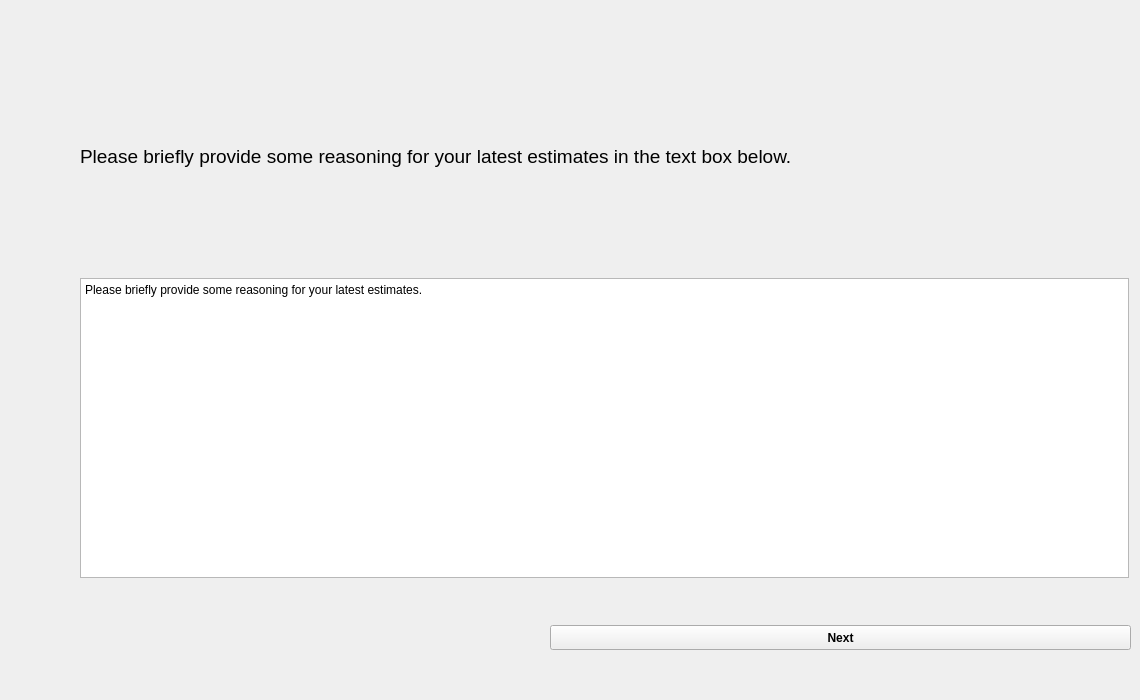
    <widget class="QWidget" name="E1_P1b_reason">
     <widget class="QWidget" name="verticalLayoutWidget_2">
      <property name="geometry">
       <rect>
        <x>80</x>
        <y>40</y>
        <width>1051</width>
        <height>651</height>
       </rect>
      </property>
      <layout class="QVBoxLayout" name="E1_P1b_reason_layout">
       <item>
        <widget class="QLabel" name="E1_P1b_reason_instruction_lbl">
         <property name="maximumSize">
          <size>
           <width>1049</width>
           <height>150</height>
          </size>
         </property>
         <property name="font">
          <font>
           <family>Arial</family>
           <pointsize>14</pointsize>
          </font>
         </property>
         <property name="locale">
          <locale language="English" country="UnitedKingdom"/>
         </property>
         <property name="text">
          <string>Please briefly provide some reasoning for your latest estimates in the text box below.</string>
         </property>
         <property name="wordWrap">
          <bool>true</bool>
         </property>
        </widget>
       </item>
       <item>
        <widget class="QTextEdit" name="E1_P1b_reason_txt">
         <property name="maximumSize">
          <size>
           <width>1049</width>
           <height>300</height>
          </size>
         </property>
         <property name="font">
          <font>
           <family>Arial</family>
           <pointsize>14</pointsize>
          </font>
         </property>
         <property name="html">
          <string>&lt;!DOCTYPE HTML PUBLIC &quot;-//W3C//DTD HTML 4.0//EN&quot; &quot;http://www.w3.org/TR/REC-html40/strict.dtd&quot;&gt;
&lt;html&gt;&lt;head&gt;&lt;meta name=&quot;qrichtext&quot; content=&quot;1&quot; /&gt;&lt;style type=&quot;text/css&quot;&gt;
p, li { white-space: pre-wrap; }
&lt;/style&gt;&lt;/head&gt;&lt;body style=&quot; font-family:'Arial'; font-size:14pt; font-weight:400; font-style:normal;&quot;&gt;
&lt;p style=&quot; margin-top:0px; margin-bottom:0px; margin-left:0px; margin-right:0px; -qt-block-indent:0; text-indent:0px;&quot;&gt;&lt;span style=&quot; font-family:'SimSun'; font-size:9pt;&quot;&gt;Please briefly provide some reasoning for your latest estimates.&lt;/span&gt;&lt;/p&gt;&lt;/body&gt;&lt;/html&gt;</string>
         </property>
        </widget>
       </item>
       <item>
        <widget class="QPushButton" name="E1_P1b_reason_next_btn">
         <property name="maximumSize">
          <size>
           <width>581</width>
           <height>25</height>
          </size>
         </property>
         <property name="font">
          <font>
           <family>Arial</family>
           <weight>75</weight>
           <bold>true</bold>
          </font>
         </property>
         <property name="layoutDirection">
          <enum>Qt::RightToLeft</enum>
         </property>
         <property name="text">
          <string>Next</string>
         </property>
        </widget>
       </item>
      </layout>
     </widget>
    </widget>
